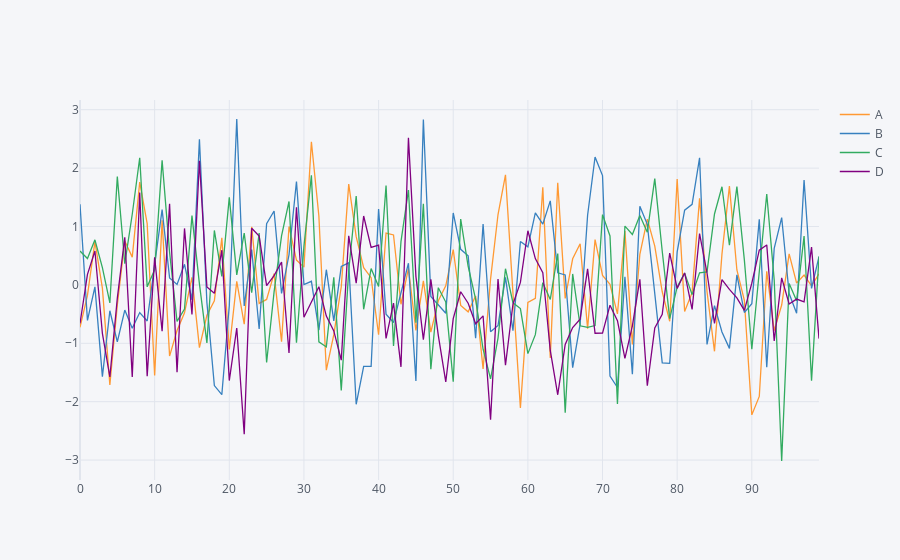

The notebook cell this image was saved under:
### Code cell
# normal matplotlib plot
#df.plot()
# interactive plot with cufflinks
df.iplot()
